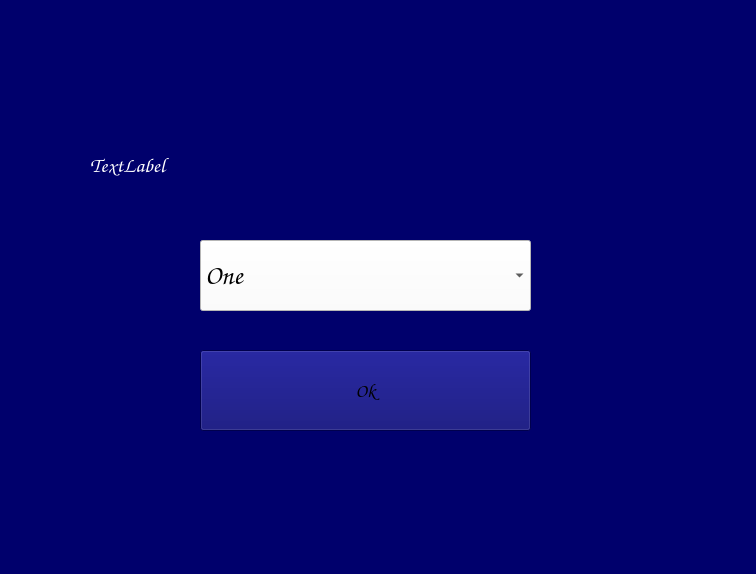
<?xml version="1.0" encoding="UTF-8"?>
<ui version="4.0">
 <class>StartProgram</class>
 <widget class="QWidget" name="StartProgram">
  <property name="geometry">
   <rect>
    <x>0</x>
    <y>0</y>
    <width>756</width>
    <height>574</height>
   </rect>
  </property>
  <property name="maximumSize">
   <size>
    <width>756</width>
    <height>574</height>
   </size>
  </property>
  <property name="windowTitle">
   <string>Start Program</string>
  </property>
  <property name="styleSheet">
   <string notr="true">background-color: rgb(0, 0, 108);</string>
  </property>
  <widget class="QPushButton" name="okProcessCount">
   <property name="geometry">
    <rect>
     <x>200</x>
     <y>350</y>
     <width>331</width>
     <height>81</height>
    </rect>
   </property>
   <property name="font">
    <font>
     <family>Comic Sans MS</family>
     <pointsize>14</pointsize>
     <weight>75</weight>
     <italic>true</italic>
     <bold>true</bold>
    </font>
   </property>
   <property name="styleSheet">
    <string notr="true">
QPushButton#okProcessCount:hover{
	background-color: rgb(209, 69, 0);
};
background-color: rgb(255, 255, 255);

</string>
   </property>
   <property name="text">
    <string>Ok</string>
   </property>
  </widget>
  <widget class="QLabel" name="lableProcessCount">
   <property name="geometry">
    <rect>
     <x>90</x>
     <y>130</y>
     <width>581</width>
     <height>71</height>
    </rect>
   </property>
   <property name="font">
    <font>
     <family>Comic Sans MS</family>
     <pointsize>16</pointsize>
     <weight>75</weight>
     <italic>true</italic>
     <bold>true</bold>
    </font>
   </property>
   <property name="styleSheet">
    <string notr="true">color: rgb(255, 255, 255);</string>
   </property>
   <property name="text">
    <string>TextLabel</string>
   </property>
  </widget>
  <widget class="QComboBox" name="comboProcessCount">
   <property name="geometry">
    <rect>
     <x>200</x>
     <y>240</y>
     <width>331</width>
     <height>71</height>
    </rect>
   </property>
   <property name="font">
    <font>
     <family>Comic Sans MS</family>
     <pointsize>20</pointsize>
     <weight>75</weight>
     <italic>true</italic>
     <bold>true</bold>
    </font>
   </property>
   <property name="styleSheet">
    <string notr="true">background-color: rgb(255, 255, 255);</string>
   </property>
   <item>
    <property name="text">
     <string>One</string>
    </property>
   </item>
   <item>
    <property name="text">
     <string>Two</string>
    </property>
   </item>
   <item>
    <property name="text">
     <string>Three</string>
    </property>
   </item>
   <item>
    <property name="text">
     <string>Four</string>
    </property>
   </item>
   <item>
    <property name="text">
     <string>Five</string>
    </property>
   </item>
   <item>
    <property name="text">
     <string>Six</string>
    </property>
   </item>
   <item>
    <property name="text">
     <string>Seven</string>
    </property>
   </item>
   <item>
    <property name="text">
     <string>Eight</string>
    </property>
   </item>
   <item>
    <property name="text">
     <string>Nine</string>
    </property>
   </item>
   <item>
    <property name="text">
     <string>Ten</string>
    </property>
   </item>
  </widget>
 </widget>
 <resources/>
 <connections/>
</ui>
